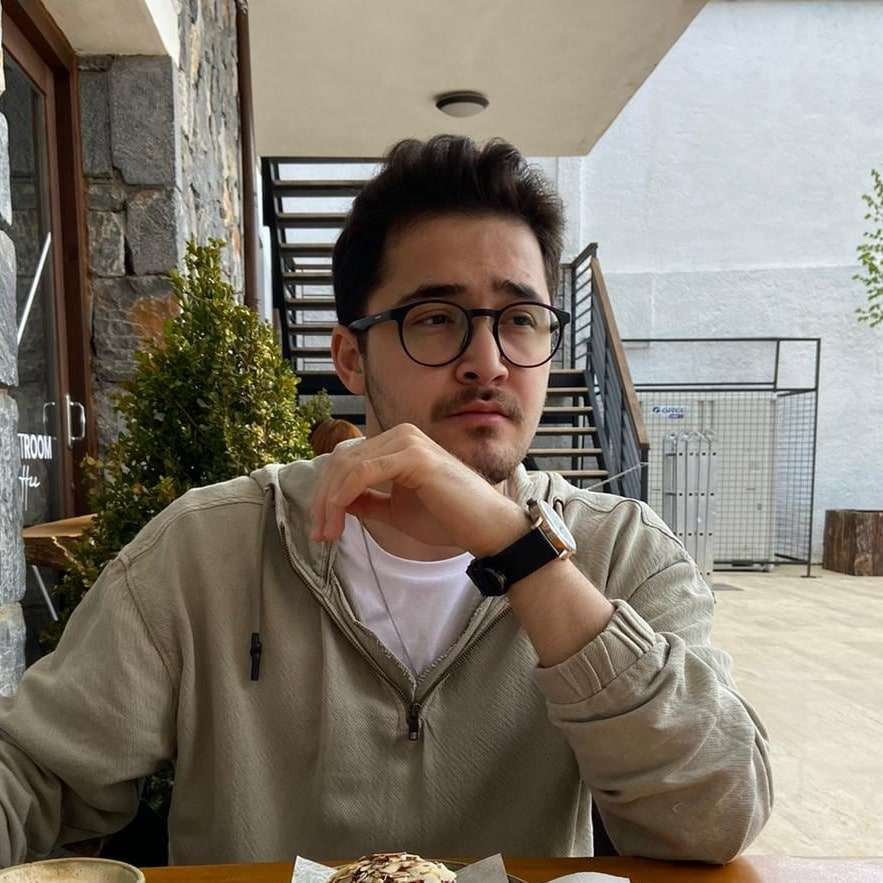
#> input picture opencv/Photos/mehmet.jpg, 883 x 883 px
$ python masking.py
#> lines starting #> are read from the running program, lines starting #| are printed output that depends on the picture; after the words box and inside, x2 and y2 are one past the last pixel; in counts of white or black regions, pixels touching at a corner belong together
import cv2 as cv
import numpy as np

img = cv.imread("Photos/mehmet.jpg")
#> img is the input picture: shape (883, 883, 3); mean B, G, R 109.1, 120.7, 129.1
cv.imshow("Mehmet", img)

blank = np.zeros(img.shape[:2], dtype='uint8')
cv.imshow('blank image', blank)

mask = cv.circle(blank, (img.shape[1]//2, img.shape[0]//2 + 45), 100, 255, -1)
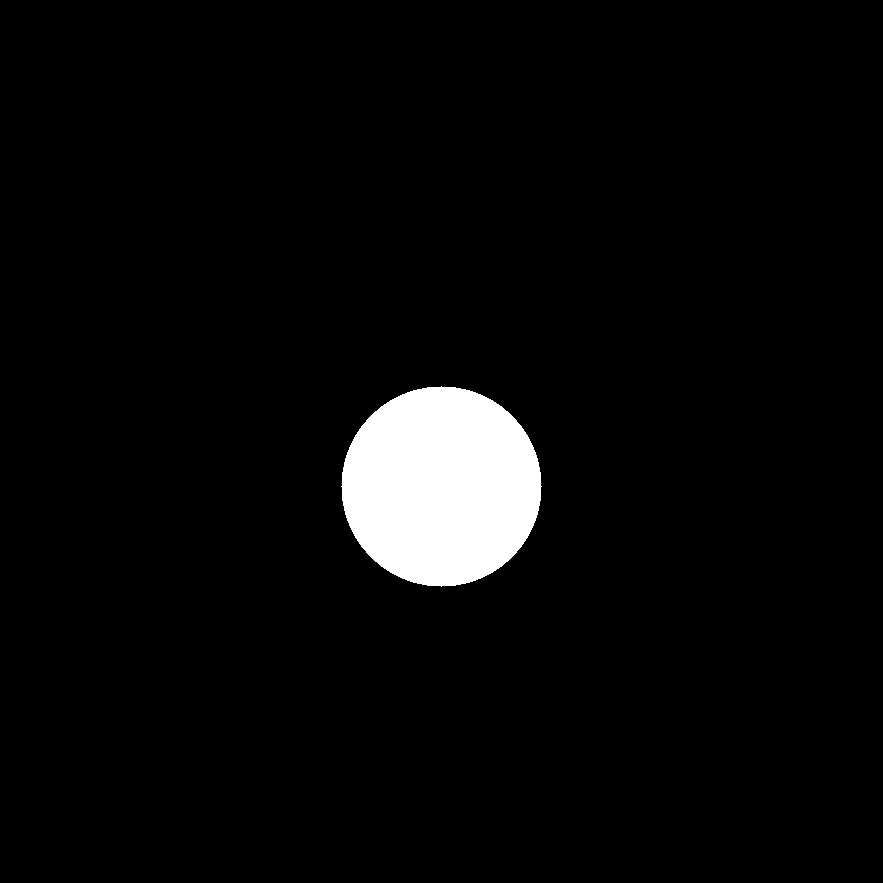
#> blank: shape (883, 883); 4% white; 1 white region, box (x1, y1, x2, y2) and area: (341, 386, 542, 587) 31417
cv.imshow('mask', mask)

masked = cv.bitwise_and(img, img, mask= mask)
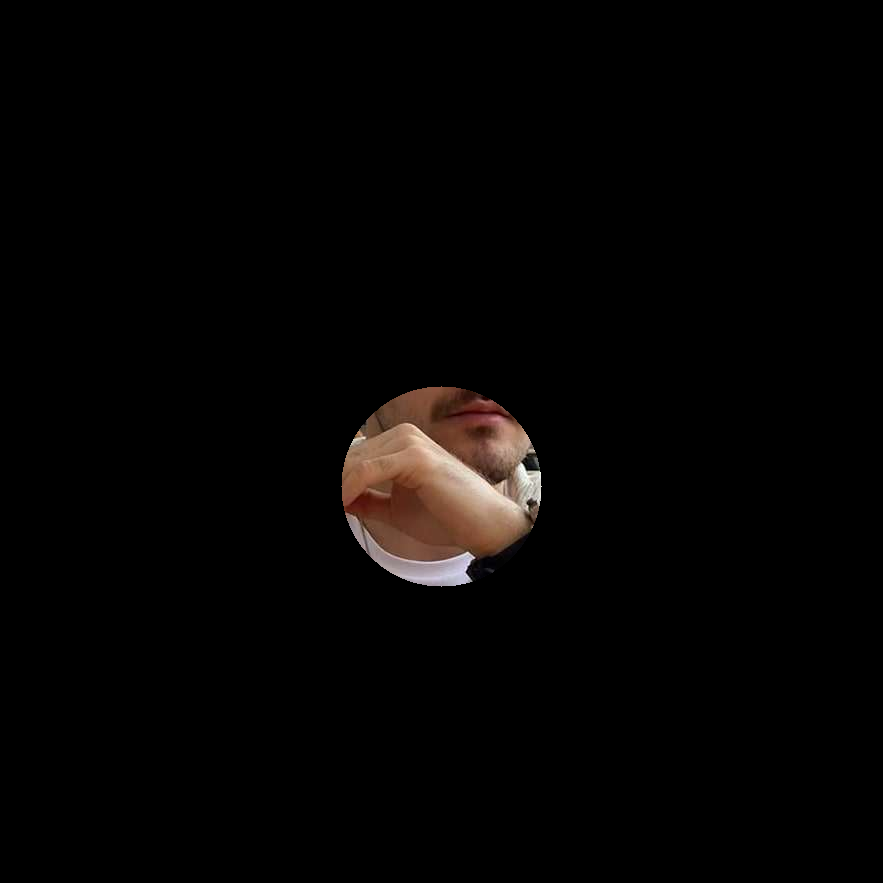
#> masked: shape (883, 883, 3); mean B, G, R 3.3, 4, 5.4
cv.imshow('masked', masked)

cv.waitKey(0)

$ run again, with opencv/Photos/Group.webp saved as opencv/Photos/mehmet.jpg
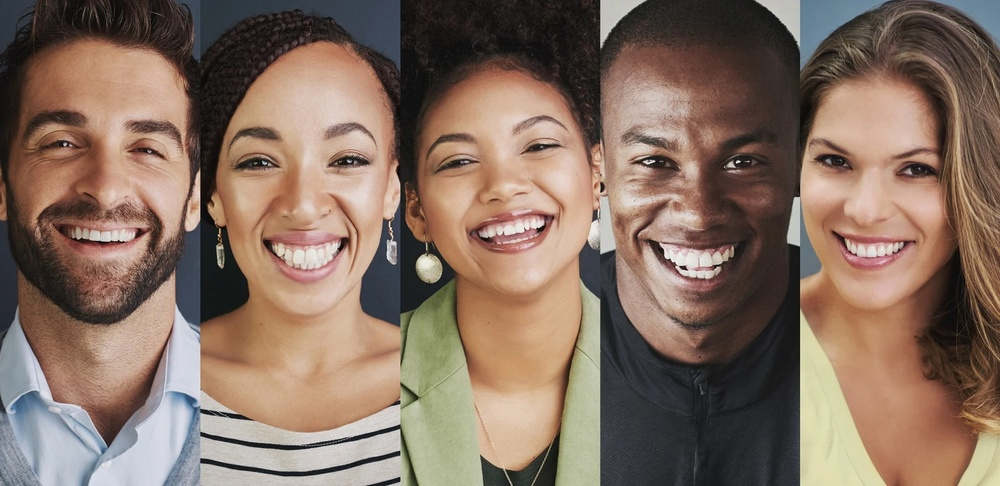
#> input picture opencv/Photos/Group.webp, 1000 x 486 px, shrunk from 1921 x 933 before the run
#> img is the input picture: shape (486, 1000, 3); mean B, G, R 97, 111.1, 133.2
#> `mask = cv.circle(blank, (img.shape[1]//2, img.shape[0]//2 + 45), 100, ..`:
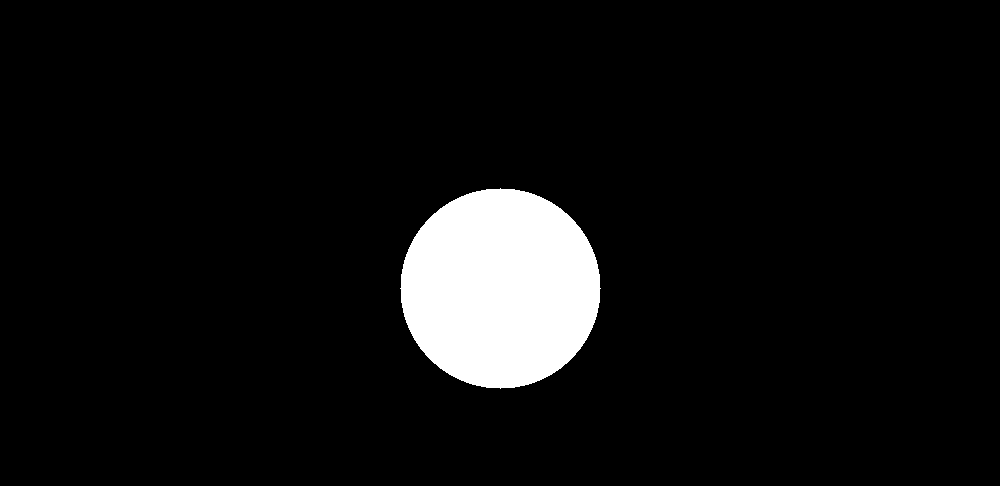
#> blank: shape (486, 1000); 6.5% white; 1 white region, box (x1, y1, x2, y2) and area: (400, 188, 601, 389) 31417
#> `masked = cv.bitwise_and(img, img, mask= mask)`:
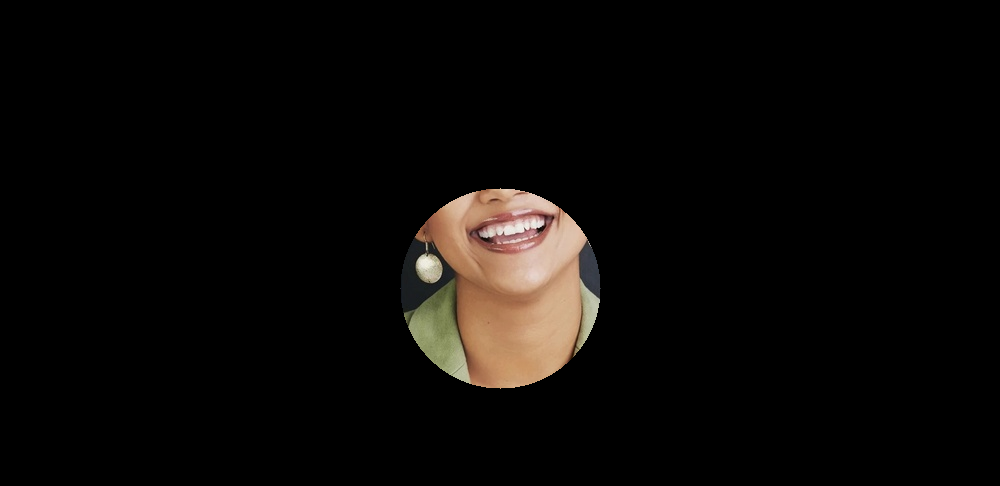
#> masked: shape (486, 1000, 3); mean B, G, R 7, 8.8, 11
